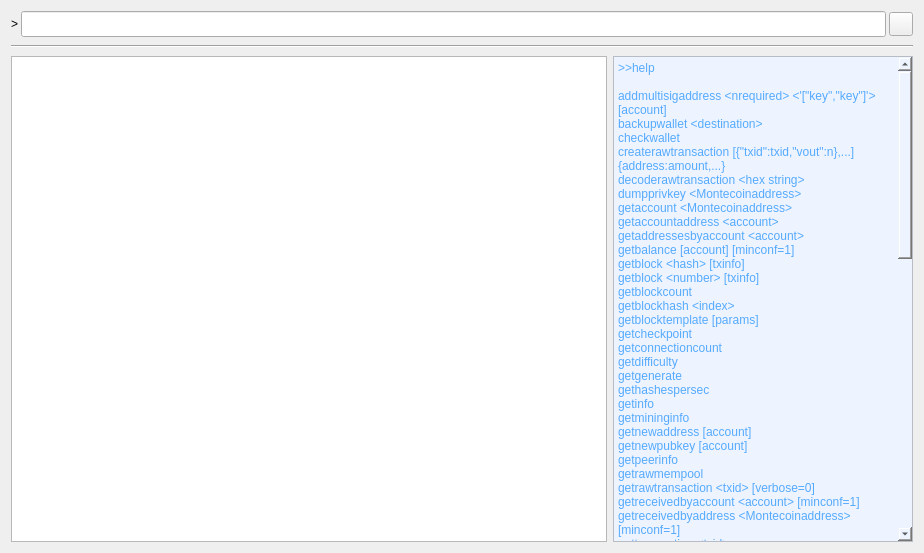
<?xml version="1.0" encoding="UTF-8"?>
<ui version="4.0">
 <class>ConsolePage</class>
 <widget class="QWidget" name="ConsolePage">
  <property name="geometry">
   <rect>
    <x>0</x>
    <y>0</y>
    <width>924</width>
    <height>553</height>
   </rect>
  </property>
  <property name="focusPolicy">
   <enum>Qt::NoFocus</enum>
  </property>
  <property name="windowTitle">
   <string>Form</string>
  </property>
  <layout class="QVBoxLayout" name="verticalLayout">
   <item>
    <layout class="QHBoxLayout" name="horizontalLayout">
     <property name="spacing">
      <number>3</number>
     </property>
     <item>
      <widget class="QLabel" name="label">
       <property name="text">
        <string notr="true">&gt;</string>
       </property>
      </widget>
     </item>
     <item>
      <widget class="QLineEdit" name="lineEdit">
       <property name="minimumSize">
        <size>
         <width>0</width>
         <height>26</height>
        </size>
       </property>
       <property name="focusPolicy">
        <enum>Qt::StrongFocus</enum>
       </property>
      </widget>
     </item>
     <item>
      <widget class="QPushButton" name="clearButton">
       <property name="maximumSize">
        <size>
         <width>24</width>
         <height>24</height>
        </size>
       </property>
       <property name="toolTip">
        <string>Clear console</string>
       </property>
       <property name="text">
        <string/>
       </property>
       <property name="icon">
        <iconset resource="../bitcoin.qrc">
         <normaloff>:/icons/remove</normaloff>:/icons/remove</iconset>
       </property>
       <property name="shortcut">
        <string notr="true">Ctrl+L</string>
       </property>
       <property name="autoDefault">
        <bool>false</bool>
       </property>
      </widget>
     </item>
    </layout>
   </item>
   <item>
    <spacer name="verticalSpacer">
     <property name="orientation">
      <enum>Qt::Vertical</enum>
     </property>
     <property name="sizeType">
      <enum>QSizePolicy::Minimum</enum>
     </property>
     <property name="sizeHint" stdset="0">
      <size>
       <width>20</width>
       <height>2</height>
      </size>
     </property>
    </spacer>
   </item>
   <item>
    <widget class="Line" name="line">
     <property name="orientation">
      <enum>Qt::Horizontal</enum>
     </property>
    </widget>
   </item>
   <item>
    <spacer name="verticalSpacer_2">
     <property name="orientation">
      <enum>Qt::Vertical</enum>
     </property>
     <property name="sizeType">
      <enum>QSizePolicy::Fixed</enum>
     </property>
     <property name="sizeHint" stdset="0">
      <size>
       <width>20</width>
       <height>2</height>
      </size>
     </property>
    </spacer>
   </item>
   <item>
    <layout class="QHBoxLayout" name="horizontalLayout_2">
     <item>
      <widget class="QTextEdit" name="messagesWidget">
       <property name="minimumSize">
        <size>
         <width>0</width>
         <height>100</height>
        </size>
       </property>
       <property name="readOnly">
        <bool>true</bool>
       </property>
       <property name="tabKeyNavigation" stdset="0">
        <bool>false</bool>
       </property>
       <property name="columnCount" stdset="0">
        <number>2</number>
       </property>
      </widget>
     </item>
     <item>
      <widget class="QTextEdit" name="helpWidget">
       <property name="minimumSize">
        <size>
         <width>0</width>
         <height>100</height>
        </size>
       </property>
       <property name="maximumSize">
        <size>
         <width>300</width>
         <height>16777215</height>
        </size>
       </property>
       <property name="styleSheet">
        <string notr="true">background-color: rgb(238, 244, 255);</string>
       </property>
       <property name="readOnly">
        <bool>true</bool>
       </property>
       <property name="html">
        <string>&lt;!DOCTYPE HTML PUBLIC &quot;-//W3C//DTD HTML 4.0//EN&quot; &quot;http://www.w3.org/TR/REC-html40/strict.dtd&quot;&gt;
&lt;html&gt;&lt;head&gt;&lt;meta name=&quot;qrichtext&quot; content=&quot;1&quot; /&gt;&lt;style type=&quot;text/css&quot;&gt;
p, li { white-space: pre-wrap; }
&lt;/style&gt;&lt;/head&gt;&lt;body style=&quot; font-family:'SimSun'; font-size:9pt; font-weight:400; font-style:normal;&quot;&gt;
&lt;p style=&quot; margin-top:0px; margin-bottom:0px; margin-left:0px; margin-right:0px; -qt-block-indent:0; text-indent:0px;&quot;&gt;&lt;span style=&quot; color:#55aaff;&quot;&gt;&amp;gt;&amp;gt;help&lt;/span&gt;&lt;/p&gt;
&lt;p style=&quot;-qt-paragraph-type:empty; margin-top:0px; margin-bottom:0px; margin-left:0px; margin-right:0px; -qt-block-indent:0; text-indent:0px;&quot;&gt;&lt;br /&gt;&lt;/p&gt;
&lt;p style=&quot; margin-top:0px; margin-bottom:0px; margin-left:0px; margin-right:0px; -qt-block-indent:0; text-indent:0px;&quot;&gt;&lt;span style=&quot; font-family:'Monospace'; font-size:12px; color:#55aaff; vertical-align:middle;&quot;&gt;addmultisigaddress &amp;lt;nrequired&amp;gt; &amp;lt;'[&amp;quot;key&amp;quot;,&amp;quot;key&amp;quot;]'&amp;gt; [account]&lt;br /&gt;backupwallet &amp;lt;destination&amp;gt;&lt;br /&gt;checkwallet&lt;br /&gt;createrawtransaction [{&amp;quot;txid&amp;quot;:txid,&amp;quot;vout&amp;quot;:n},...] {address:amount,...}&lt;br /&gt;decoderawtransaction &amp;lt;hex string&amp;gt;&lt;br /&gt;dumpprivkey &amp;lt;Montecoinaddress&amp;gt;&lt;br /&gt;getaccount &amp;lt;Montecoinaddress&amp;gt;&lt;br /&gt;getaccountaddress &amp;lt;account&amp;gt;&lt;br /&gt;getaddressesbyaccount &amp;lt;account&amp;gt;&lt;br /&gt;getbalance [account] [minconf=1]&lt;br /&gt;getblock &amp;lt;hash&amp;gt; [txinfo]&lt;br /&gt;getblock &amp;lt;number&amp;gt; [txinfo]&lt;br /&gt;getblockcount&lt;br /&gt;getblockhash &amp;lt;index&amp;gt;&lt;br /&gt;getblocktemplate [params]&lt;br /&gt;getcheckpoint&lt;br /&gt;getconnectioncount&lt;br /&gt;getdifficulty&lt;br /&gt;getgenerate&lt;br /&gt;gethashespersec&lt;br /&gt;getinfo&lt;br /&gt;getmininginfo&lt;br /&gt;getnewaddress [account]&lt;br /&gt;getnewpubkey [account]&lt;br /&gt;getpeerinfo&lt;br /&gt;getrawmempool&lt;br /&gt;getrawtransaction &amp;lt;txid&amp;gt; [verbose=0]&lt;br /&gt;getreceivedbyaccount &amp;lt;account&amp;gt; [minconf=1]&lt;br /&gt;getreceivedbyaddress &amp;lt;Montecoinaddress&amp;gt; [minconf=1]&lt;br /&gt;gettransaction &amp;lt;txid&amp;gt;&lt;br /&gt;getwork [data]&lt;br /&gt;getworkex [data, coinbase]&lt;br /&gt;help [command]&lt;br /&gt;importprivkey &amp;lt;Montecoinprivkey&amp;gt; [label]&lt;br /&gt;keypoolrefill&lt;br /&gt;listaccounts [minconf=1]&lt;br /&gt;listaddressgroupings&lt;br /&gt;listreceivedbyaccount [minconf=1] [includeempty=false]&lt;br /&gt;listreceivedbyaddress [minconf=1] [includeempty=false]&lt;br /&gt;listsinceblock [blockhash] [target-confirmations]&lt;br /&gt;listtransactions [account] [count=10] [from=0]&lt;br /&gt;listunspent [minconf=1] [maxconf=9999999] [&amp;quot;address&amp;quot;,...]&lt;br /&gt;makekeypair [prefix]&lt;br /&gt;move &amp;lt;fromaccount&amp;gt; &amp;lt;toaccount&amp;gt; &amp;lt;amount&amp;gt; [minconf=1] [comment]&lt;br /&gt;repairwallet&lt;br /&gt;resendtx&lt;br /&gt;reservebalance [&amp;lt;reserve&amp;gt; [amount]]&lt;br /&gt;sendalert &amp;lt;message&amp;gt; &amp;lt;privatekey&amp;gt; &amp;lt;minver&amp;gt; &amp;lt;maxver&amp;gt; &amp;lt;priority&amp;gt; &amp;lt;id&amp;gt; [cancelupto]&lt;br /&gt;sendfrom &amp;lt;fromaccount&amp;gt; &amp;lt;toMontecoinaddress&amp;gt; &amp;lt;amount&amp;gt; [minconf=1] [comment] [comment-to]&lt;br /&gt;sendmany &amp;lt;fromaccount&amp;gt; {address:amount,...} [minconf=1] [comment]&lt;br /&gt;sendrawtransaction &amp;lt;hex string&amp;gt;&lt;br /&gt;sendtoaddress &amp;lt;Montecoinaddress&amp;gt; &amp;lt;amount&amp;gt; [comment] [comment-to]&lt;br /&gt;setaccount &amp;lt;Montecoinaddress&amp;gt; &amp;lt;account&amp;gt;&lt;br /&gt;setgenerate &amp;lt;generate&amp;gt; [genproclimit]&lt;br /&gt;settxfee &amp;lt;amount&amp;gt;&lt;br /&gt;signmessage &amp;lt;Montecoinaddress&amp;gt; &amp;lt;message&amp;gt;&lt;br /&gt;signrawtransaction &amp;lt;hex string&amp;gt; [{&amp;quot;txid&amp;quot;:txid,&amp;quot;vout&amp;quot;:n,&amp;quot;scriptPubKey&amp;quot;:hex},...] [&amp;lt;privatekey1&amp;gt;,...] [sighashtype=&amp;quot;ALL&amp;quot;]&lt;br /&gt;stop &amp;lt;detach&amp;gt;&lt;br /&gt;submitblock &amp;lt;hex data&amp;gt; [optional-params-obj]&lt;br /&gt;validateaddress &amp;lt;Montecoinaddress&amp;gt;&lt;br /&gt;validatepubkey &amp;lt;Montecoinpubkey&amp;gt;&lt;br /&gt;verifymessage &amp;lt;Montecoinaddress&amp;gt; &amp;lt;signature&amp;gt; &amp;lt;message&amp;gt;&lt;br /&gt;walletlock&lt;br /&gt;walletpassphrase &amp;lt;passphrase&amp;gt; &amp;lt;timeout&amp;gt; [mintonly]&lt;br /&gt;walletpassphrasechange &amp;lt;oldpassphrase&amp;gt; &amp;lt;newpassphrase&amp;gt;&lt;/span&gt;&lt;/p&gt;&lt;/body&gt;&lt;/html&gt;</string>
       </property>
       <property name="tabKeyNavigation" stdset="0">
        <bool>false</bool>
       </property>
       <property name="columnCount" stdset="0">
        <number>2</number>
       </property>
      </widget>
     </item>
    </layout>
   </item>
  </layout>
  <zorder>line</zorder>
  <zorder>verticalSpacer</zorder>
  <zorder>verticalSpacer_2</zorder>
 </widget>
 <resources>
  <include location="../bitcoin.qrc"/>
 </resources>
 <connections/>
</ui>
